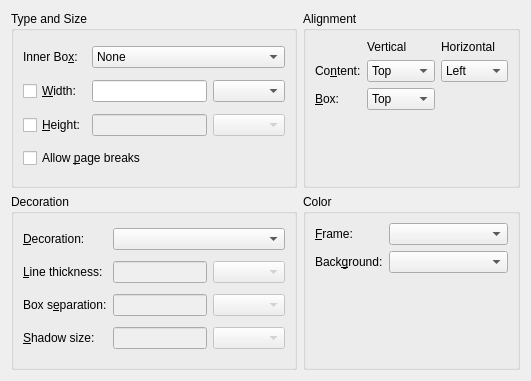
<?xml version="1.0" encoding="UTF-8"?>
<ui version="4.0">
 <class>BoxUi</class>
 <widget class="QWidget" name="BoxUi">
  <property name="geometry">
   <rect>
    <x>0</x>
    <y>0</y>
    <width>531</width>
    <height>381</height>
   </rect>
  </property>
  <property name="windowTitle">
   <string/>
  </property>
  <property name="sizeGripEnabled" stdset="0">
   <bool>true</bool>
  </property>
  <layout class="QGridLayout" name="gridLayout_5">
   <item row="0" column="0">
    <widget class="QGroupBox" name="TypesizeGB">
     <property name="title">
      <string>Type and Size</string>
     </property>
     <property name="flat">
      <bool>true</bool>
     </property>
     <layout class="QGridLayout" name="gridLayout_3">
      <item row="1" column="1">
       <widget class="QLineEdit" name="widthED">
        <property name="toolTip">
         <string>Width value</string>
        </property>
       </widget>
      </item>
      <item row="1" column="2">
       <widget class="lyx::frontend::LengthCombo" name="widthUnitsLC"/>
      </item>
      <item row="2" column="0">
       <widget class="QCheckBox" name="heightCB">
        <property name="toolTip">
         <string/>
        </property>
        <property name="text">
         <string>&amp;Height:</string>
        </property>
        <property name="checked">
         <bool>false</bool>
        </property>
        <property name="tristate">
         <bool>false</bool>
        </property>
       </widget>
      </item>
      <item row="1" column="0">
       <widget class="QCheckBox" name="widthCB">
        <property name="toolTip">
         <string/>
        </property>
        <property name="text">
         <string>&amp;Width:</string>
        </property>
        <property name="checked">
         <bool>false</bool>
        </property>
        <property name="tristate">
         <bool>false</bool>
        </property>
       </widget>
      </item>
      <item row="0" column="0">
       <widget class="QLabel" name="innerBoxLA">
        <property name="toolTip">
         <string/>
        </property>
        <property name="text">
         <string>Inner Bo&amp;x:</string>
        </property>
        <property name="buddy">
         <cstring>innerBoxCO</cstring>
        </property>
       </widget>
      </item>
      <item row="0" column="1" colspan="2">
       <widget class="QComboBox" name="innerBoxCO">
        <property name="toolTip">
         <string>Inner box type</string>
        </property>
        <item>
         <property name="text">
          <string>None</string>
         </property>
        </item>
        <item>
         <property name="text">
          <string>Parbox</string>
         </property>
        </item>
        <item>
         <property name="text">
          <string>Minipage</string>
         </property>
        </item>
       </widget>
      </item>
      <item row="3" column="0" colspan="2">
       <widget class="QCheckBox" name="pagebreakCB">
        <property name="toolTip">
         <string>Check this if the box should break across pages</string>
        </property>
        <property name="text">
         <string>Allow &amp;page breaks</string>
        </property>
       </widget>
      </item>
      <item row="2" column="2">
       <widget class="lyx::frontend::LengthCombo" name="heightUnitsLC">
        <property name="enabled">
         <bool>false</bool>
        </property>
       </widget>
      </item>
      <item row="2" column="1">
       <widget class="QLineEdit" name="heightED">
        <property name="enabled">
         <bool>false</bool>
        </property>
        <property name="toolTip">
         <string>Height value</string>
        </property>
       </widget>
      </item>
     </layout>
    </widget>
   </item>
   <item row="0" column="1">
    <widget class="QGroupBox" name="AlignmentGB">
     <property name="title">
      <string>Alignment</string>
     </property>
     <property name="flat">
      <bool>true</bool>
     </property>
     <layout class="QGridLayout" name="gridLayout_2">
      <item row="0" column="2">
       <widget class="QLabel" name="halignLA">
        <property name="toolTip">
         <string>Horizontal alignment of the content inside the box</string>
        </property>
        <property name="text">
         <string>Horizontal</string>
        </property>
       </widget>
      </item>
      <item row="0" column="1">
       <widget class="QLabel" name="ialignLA">
        <property name="toolTip">
         <string>Vertical alignment of the content inside the box</string>
        </property>
        <property name="text">
         <string>Vertical</string>
        </property>
       </widget>
      </item>
      <item row="1" column="0">
       <widget class="QLabel" name="label">
        <property name="text">
         <string>Co&amp;ntent:</string>
        </property>
        <property name="buddy">
         <cstring>ialignCO</cstring>
        </property>
       </widget>
      </item>
      <item row="2" column="0">
       <widget class="QLabel" name="valignLA">
        <property name="toolTip">
         <string>Vertical alignment of the box (with regard to baseline)</string>
        </property>
        <property name="text">
         <string>&amp;Box:</string>
        </property>
        <property name="buddy">
         <cstring>valignCO</cstring>
        </property>
       </widget>
      </item>
      <item row="1" column="1">
       <widget class="QComboBox" name="ialignCO">
        <property name="enabled">
         <bool>true</bool>
        </property>
        <property name="sizePolicy">
         <sizepolicy hsizetype="Expanding" vsizetype="Fixed">
          <horstretch>0</horstretch>
          <verstretch>0</verstretch>
         </sizepolicy>
        </property>
        <property name="toolTip">
         <string>Vertical alignment of the content inside the box</string>
        </property>
        <item>
         <property name="text">
          <string>Top</string>
         </property>
        </item>
        <item>
         <property name="text">
          <string>Middle</string>
         </property>
        </item>
        <item>
         <property name="text">
          <string>Bottom</string>
         </property>
        </item>
        <item>
         <property name="text">
          <string>Stretch</string>
         </property>
        </item>
       </widget>
      </item>
      <item row="2" column="1">
       <widget class="QComboBox" name="valignCO">
        <property name="enabled">
         <bool>true</bool>
        </property>
        <property name="toolTip">
         <string>Vertical alignment of the box (with regard to baseline)</string>
        </property>
        <item>
         <property name="text">
          <string>Top</string>
         </property>
        </item>
        <item>
         <property name="text">
          <string>Middle</string>
         </property>
        </item>
        <item>
         <property name="text">
          <string>Bottom</string>
         </property>
        </item>
       </widget>
      </item>
      <item row="1" column="2">
       <widget class="QComboBox" name="halignCO">
        <property name="enabled">
         <bool>true</bool>
        </property>
        <property name="sizePolicy">
         <sizepolicy hsizetype="Expanding" vsizetype="Fixed">
          <horstretch>0</horstretch>
          <verstretch>0</verstretch>
         </sizepolicy>
        </property>
        <property name="toolTip">
         <string>Horizontal alignment of the content inside the box</string>
        </property>
        <item>
         <property name="text">
          <string>Left</string>
         </property>
        </item>
        <item>
         <property name="text">
          <string>Center</string>
         </property>
        </item>
        <item>
         <property name="text">
          <string>Right</string>
         </property>
        </item>
       </widget>
      </item>
      <item row="3" column="1">
       <spacer name="verticalSpacer_2">
        <property name="orientation">
         <enum>Qt::Vertical</enum>
        </property>
        <property name="sizeHint" stdset="0">
         <size>
          <width>20</width>
          <height>40</height>
         </size>
        </property>
       </spacer>
      </item>
     </layout>
    </widget>
   </item>
   <item row="1" column="0">
    <widget class="QGroupBox" name="DecorationGB">
     <property name="title">
      <string>Decoration</string>
     </property>
     <property name="flat">
      <bool>true</bool>
     </property>
     <layout class="QGridLayout" name="gridLayout">
      <item row="0" column="1" colspan="2">
       <widget class="QComboBox" name="typeCO">
        <property name="toolTip">
         <string>Decoration box types</string>
        </property>
       </widget>
      </item>
      <item row="1" column="1">
       <widget class="QLineEdit" name="thicknessED">
        <property name="enabled">
         <bool>false</bool>
        </property>
        <property name="toolTip">
         <string>Thickness value</string>
        </property>
       </widget>
      </item>
      <item row="1" column="0">
       <widget class="QLabel" name="thicknessLA">
        <property name="text">
         <string>&amp;Line thickness:</string>
        </property>
        <property name="buddy">
         <cstring>thicknessED</cstring>
        </property>
       </widget>
      </item>
      <item row="2" column="1">
       <widget class="QLineEdit" name="separationED">
        <property name="enabled">
         <bool>false</bool>
        </property>
        <property name="toolTip">
         <string>Separation value</string>
        </property>
       </widget>
      </item>
      <item row="2" column="0">
       <widget class="QLabel" name="separationLA">
        <property name="text">
         <string>Box s&amp;eparation:</string>
        </property>
        <property name="buddy">
         <cstring>separationED</cstring>
        </property>
       </widget>
      </item>
      <item row="0" column="0">
       <widget class="QLabel" name="typeLA">
        <property name="toolTip">
         <string/>
        </property>
        <property name="text">
         <string>&amp;Decoration:</string>
        </property>
        <property name="buddy">
         <cstring>typeCO</cstring>
        </property>
       </widget>
      </item>
      <item row="3" column="0">
       <widget class="QLabel" name="shadowsizeLA">
        <property name="text">
         <string>&amp;Shadow size:</string>
        </property>
        <property name="buddy">
         <cstring>shadowsizeED</cstring>
        </property>
       </widget>
      </item>
      <item row="1" column="2">
       <widget class="lyx::frontend::LengthCombo" name="thicknessUnitsLC">
        <property name="enabled">
         <bool>false</bool>
        </property>
       </widget>
      </item>
      <item row="2" column="2">
       <widget class="lyx::frontend::LengthCombo" name="separationUnitsLC">
        <property name="enabled">
         <bool>false</bool>
        </property>
       </widget>
      </item>
      <item row="3" column="2">
       <widget class="lyx::frontend::LengthCombo" name="shadowsizeUnitsLC">
        <property name="enabled">
         <bool>false</bool>
        </property>
       </widget>
      </item>
      <item row="3" column="1">
       <widget class="QLineEdit" name="shadowsizeED">
        <property name="enabled">
         <bool>false</bool>
        </property>
        <property name="toolTip">
         <string>Size value</string>
        </property>
       </widget>
      </item>
     </layout>
    </widget>
   </item>
   <item row="1" column="1">
    <widget class="QGroupBox" name="colorGB">
     <property name="title">
      <string>Color</string>
     </property>
     <property name="flat">
      <bool>true</bool>
     </property>
     <layout class="QGridLayout" name="gridLayout_4">
      <item row="2" column="2">
       <spacer name="verticalSpacer">
        <property name="orientation">
         <enum>Qt::Vertical</enum>
        </property>
        <property name="sizeHint" stdset="0">
         <size>
          <width>20</width>
          <height>40</height>
         </size>
        </property>
       </spacer>
      </item>
      <item row="1" column="0">
       <widget class="QLabel" name="backgroundColorLA">
        <property name="text">
         <string>Back&amp;ground:</string>
        </property>
        <property name="buddy">
         <cstring>backgroundColorCO</cstring>
        </property>
       </widget>
      </item>
      <item row="0" column="0">
       <widget class="QLabel" name="frameColorLA">
        <property name="text">
         <string>&amp;Frame:</string>
        </property>
        <property name="buddy">
         <cstring>frameColorCO</cstring>
        </property>
       </widget>
      </item>
      <item row="1" column="1" colspan="2">
       <widget class="QComboBox" name="backgroundColorCO"/>
      </item>
      <item row="0" column="1" colspan="2">
       <widget class="QComboBox" name="frameColorCO"/>
      </item>
     </layout>
    </widget>
   </item>
  </layout>
 </widget>
 <customwidgets>
  <customwidget>
   <class>lyx::frontend::LengthCombo</class>
   <extends>QComboBox</extends>
   <header>LengthCombo.h</header>
  </customwidget>
 </customwidgets>
 <tabstops>
  <tabstop>innerBoxCO</tabstop>
  <tabstop>widthCB</tabstop>
  <tabstop>widthED</tabstop>
  <tabstop>widthUnitsLC</tabstop>
  <tabstop>heightCB</tabstop>
  <tabstop>heightED</tabstop>
  <tabstop>heightUnitsLC</tabstop>
  <tabstop>pagebreakCB</tabstop>
  <tabstop>ialignCO</tabstop>
  <tabstop>halignCO</tabstop>
  <tabstop>valignCO</tabstop>
  <tabstop>typeCO</tabstop>
  <tabstop>thicknessED</tabstop>
  <tabstop>thicknessUnitsLC</tabstop>
  <tabstop>separationED</tabstop>
  <tabstop>separationUnitsLC</tabstop>
  <tabstop>shadowsizeED</tabstop>
  <tabstop>shadowsizeUnitsLC</tabstop>
 </tabstops>
 <includes>
  <include location="local">qt_i18n.h</include>
 </includes>
 <resources/>
 <connections>
  <connection>
   <sender>heightCB</sender>
   <signal>toggled(bool)</signal>
   <receiver>heightED</receiver>
   <slot>setEnabled(bool)</slot>
   <hints>
    <hint type="sourcelabel">
     <x>75</x>
     <y>83</y>
    </hint>
    <hint type="destinationlabel">
     <x>171</x>
     <y>83</y>
    </hint>
   </hints>
  </connection>
  <connection>
   <sender>heightCB</sender>
   <signal>toggled(bool)</signal>
   <receiver>heightUnitsLC</receiver>
   <slot>setEnabled(bool)</slot>
   <hints>
    <hint type="sourcelabel">
     <x>86</x>
     <y>100</y>
    </hint>
    <hint type="destinationlabel">
     <x>283</x>
     <y>100</y>
    </hint>
   </hints>
  </connection>
 </connections>
</ui>
